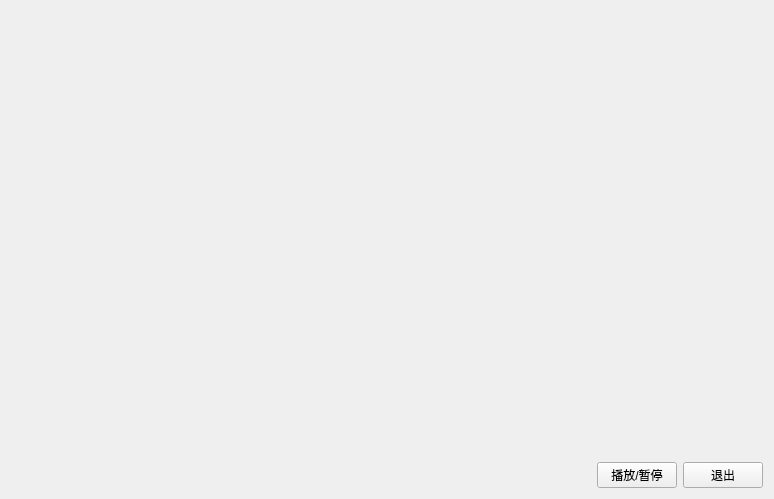
<?xml version="1.0" encoding="UTF-8"?>
<ui version="4.0">
 <class>LoadVideo</class>
 <widget class="QWidget" name="LoadVideo">
  <property name="geometry">
   <rect>
    <x>0</x>
    <y>0</y>
    <width>774</width>
    <height>499</height>
   </rect>
  </property>
  <property name="windowTitle">
   <string>Form</string>
  </property>
  <layout class="QGridLayout" name="gridLayout">
   <item row="0" column="0">
    <layout class="QVBoxLayout" name="videoLayout">
     <item>
      <widget class="QWidget" name="widget" native="true"/>
     </item>
    </layout>
   </item>
   <item row="1" column="0">
    <layout class="QVBoxLayout" name="verticalLayout">
     <item>
      <widget class="Phonon::SeekSlider" name="videoSeekSlider"/>
     </item>
     <item>
      <layout class="QHBoxLayout" name="horizontalLayout">
       <item>
        <widget class="Phonon::VolumeSlider" name="volumeSlider"/>
       </item>
       <item>
        <spacer name="horizontalSpacer">
         <property name="orientation">
          <enum>Qt::Horizontal</enum>
         </property>
         <property name="sizeHint" stdset="0">
          <size>
           <width>40</width>
           <height>20</height>
          </size>
         </property>
        </spacer>
       </item>
       <item>
        <widget class="QPushButton" name="openOrPauseButton">
         <property name="maximumSize">
          <size>
           <width>80</width>
           <height>16777215</height>
          </size>
         </property>
         <property name="text">
          <string>播放/暂停</string>
         </property>
        </widget>
       </item>
       <item>
        <widget class="QPushButton" name="quitButton">
         <property name="maximumSize">
          <size>
           <width>80</width>
           <height>16777215</height>
          </size>
         </property>
         <property name="text">
          <string>退出</string>
         </property>
        </widget>
       </item>
      </layout>
     </item>
    </layout>
   </item>
  </layout>
 </widget>
 <customwidgets>
  <customwidget>
   <class>Phonon::SeekSlider</class>
   <extends>QWidget</extends>
   <header location="global">phonon/seekslider.h</header>
  </customwidget>
  <customwidget>
   <class>Phonon::VolumeSlider</class>
   <extends>QWidget</extends>
   <header location="global">phonon/volumeslider.h</header>
  </customwidget>
 </customwidgets>
 <resources/>
 <connections/>
</ui>
